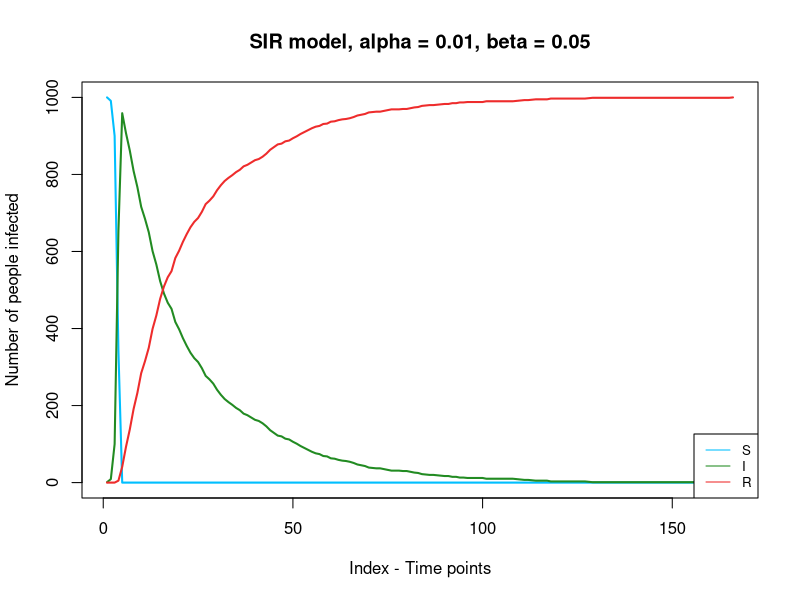

Generate this figure with R:
##this code was written by Madeleine Armer on 11/16/21 
##I am simulating different types of SIR models to asnwer different questions about epidemics in populations 


#Visualizing an SIR MODEL
#keep in mind this SIR model does not track different individuals in the population, only calculates the sums of what S I Rs in th population
## intial states

state <- list()
N <- 1000
state$S <- N
state$I <-
  c(1)##how do make this for every I when  I hits a certain # of days it triggers
state$R <- 0

i <-  1

alpha <- 0.01 ##rate of infectivity - this rate is an average rate
beta <- 0.05 ##rate of recovery


while (state$R[i] < N) {
  state$S[i + 1] <-
    rbinom(1, state$S[i], (1 - alpha) ^ (state$I[i])) ##1 is for people still susceptible
  
  
  state$R[i + 1] <-
    state$R[i] + rbinom(1, state$I[i], beta) #going from infected to recovered
  
  state$I[i + 1] <-
    N - state$S[i + 1] - state$R[i + 1] #infected is N - S -R
  
  i <- i + 1
}

state <- as.data.frame(state)


plot(
  state$S,
  col = "deepskyblue",
  type = "l",
  main = "SIR model, alpha = 0.01, beta = 0.05",
  xlab = "Index - Time points",
  ylab = "Number of people infected",
  lwd = 2
)
points(state$I,
       col = "forestgreen",
       type = "l",
       lwd = 2)
points(state$R,
       col = "firebrick2",
       type = "l" ,
       lwd = 2)
legend(
  "bottomright",
  legend = c("S", "I", "R"),
  col = c("deepskyblue", "forestgreen", "firebrick2"),
  lty = 1,
  cex = 0.8
)

